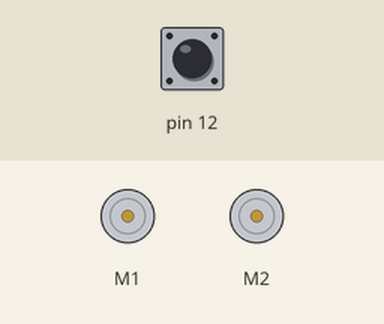
Recording of a sketch running on a simulated Arduino Uno, built with avr-gcc and run on an emulated ATmega328P. On the bench: 2 × DC motor (green arrow = forward, orange = backward, longer = faster). The inputs (shaded band) are chosen by the test bench; at power-on: pin 12 HIGH.

Above: at 1.2 s.
1.3 s: pin 12 pulled LOW for 0.15 s
At 3.2 s:
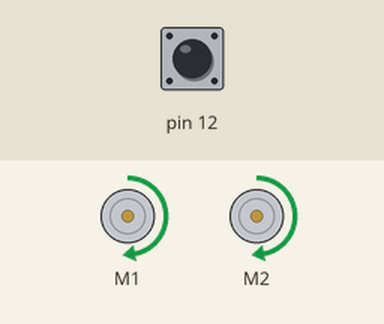
At 4.1 s:
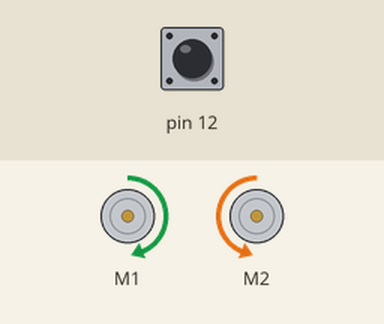
Timing chart, 0 to 8.6 s (numbered marks = the images above; inputs shaded):
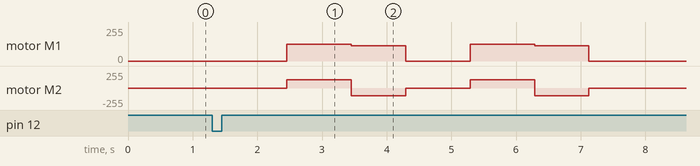

The sketch:

Motorsteuerung.ino
```cpp
/*
 * Der Roboter fährt für eine Sekunde geradeaus, führt eine 180 Grad Drehung durch und
 * fährt wieder eine Sekunde geradeaus mit einer anschließenden 180 Grad Drehung.
 *
 */

#include <Wire.h>
#include <ZumoShield.h>

ZumoMotors motors;
Pushbutton button(ZUMO_BUTTON);
ZumoBuzzer buzzer;

#define SPEED 200

unsigned char i;


void drive(int geschwindigkeit, int dauer){
  motors.setSpeeds(geschwindigkeit, geschwindigkeit);
  delay(dauer);
}

/* die Sollwerte für die Geschwindigkeit der Motoren und
 * die Dauer der Drehung müssen durch Tests noch genau ermittelt werden.
 */
void turn180deg(){
  motors.setSpeeds(180,-180);
  delay(835);
  motors.setSpeeds(0,0);
  delay(1000);
}

void setup() {

}

void loop() {

  button.waitForButton();
  delay(1000);

  // Roboter fährt 1s geradeaus
  drive(SPEED, 1000);

  // stop for 250ms
  //motors.setSpeeds(0,0);
  //delay(250);

  // 180° Drehung
  turn180deg();

  // Roboter fährt 1s geradeaus
  drive(SPEED, 1000);

  // 180° Drehung
  turn180deg();

  // stop
  motors.setSpeeds(0,0);

}
```
